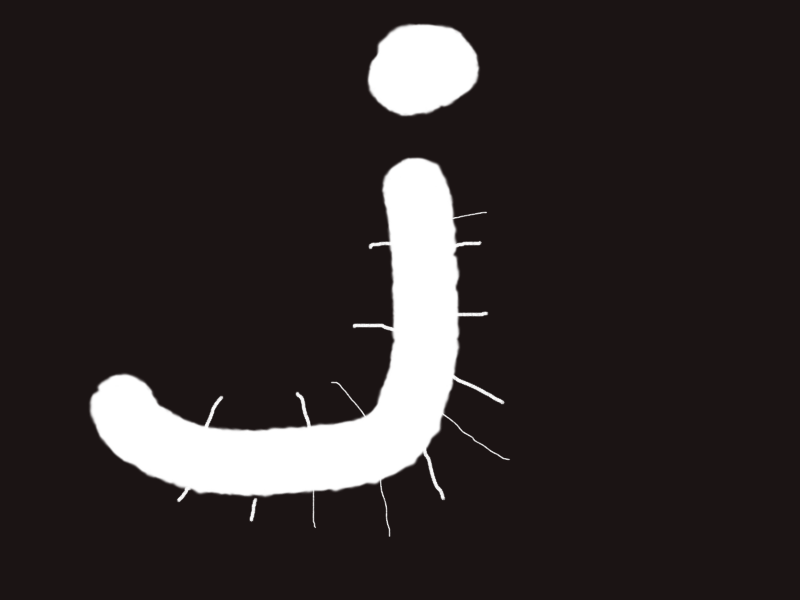
#> input picture erode.bmp, 800 x 600 px; the run also reads 1 picture not shown here
$ jupyter execute --allow-errors 9.Opencv_Morphing.ipynb   (shell and % lines are left out)
#> lines starting #> are read from the running program, lines starting #| are printed output that depends on the picture; after the words box and inside, x2 and y2 are one past the last pixel; in counts of white or black regions, pixels touching at a corner belong together
# 載入套件

[cell 1]
from google.colab.patches import cv2_imshow
from matplotlib import pyplot as plt
import cv2
import numpy as np
print(cv2.__version__)

# 矩陣的腐蝕運算

[cell 2]
img=np.zeros((5,5),np.uint8)
print(img)
img[1:4,1:4]=1
kernel = np.ones((3,1),np.uint8)
erosion = cv2.erode(img,kernel)
print("img=\n",img)
print("kernel=\n",kernel)
print("erosion=\n",erosion)

# 圖形的腐蝕運算

[cell 3]
o=cv2.imread("erode.bmp",cv2.IMREAD_UNCHANGED)
#> o is the input picture: shape (600, 800, 3); mean B, G, R 43.7, 43.7, 50
print(o.shape)
#| (600, 800, 3)
kernel = np.ones((10,10),np.uint8)
erosion = cv2.erode(o,kernel)
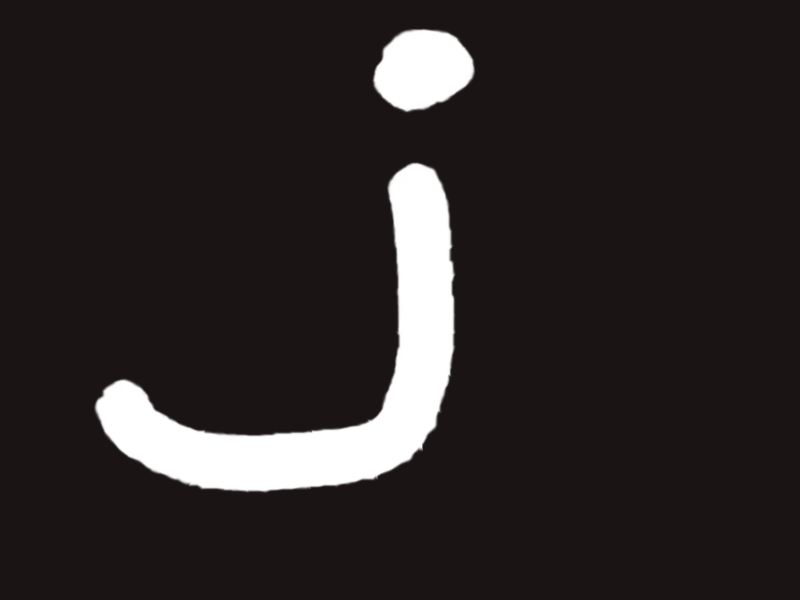
#> erosion: shape (600, 800, 3); mean B, G, R 38.8, 38.8, 45.2
cv2_imshow(o)
cv2_imshow(erosion)

# 圖形的膨脹運算

[cell 4]
o=cv2.imread("dilation.bmp",cv2.IMREAD_UNCHANGED)
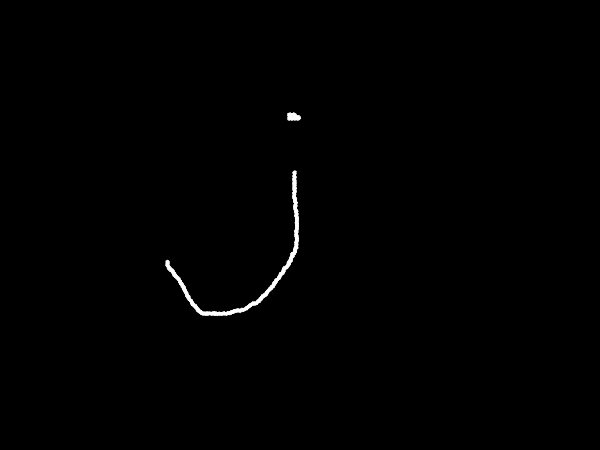
#> input picture dilation.bmp, 600 x 450 px
#> o is the input picture: shape (450, 600, 3); min 0, max 255, mean 1.2
kernel = np.ones((9,9),np.uint8)
dilation = cv2.dilate(o,kernel)
cv2_imshow(o)
cv2_imshow(dilation)

# 圖形的開運算

[cell 5]
img1=cv2.imread("opening.bmp")
img2=cv2.imread("opening2.bmp")
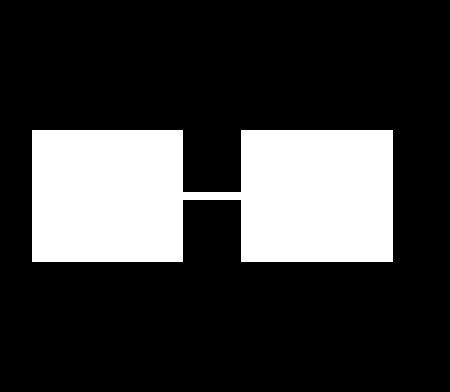
#> input picture opening2.bmp, 450 x 392 px
#> img2 is the input picture: shape (392, 450, 3); 22.9% white; 1 white region, box (x1, y1, x2, y2) and area: (32, 130, 393, 262) 40460
k=np.ones((10,10),np.uint8)
r1=cv2.morphologyEx(img1,cv2.MORPH_OPEN,k)
r2=cv2.morphologyEx(img2,cv2.MORPH_OPEN,k)
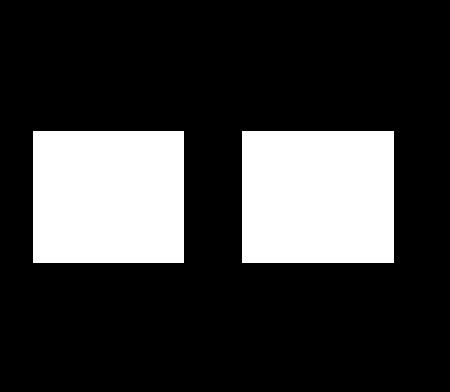
#> r2: shape (392, 450, 3); 22.7% white; 2 white regions, box (x1, y1, x2, y2) and area: (242, 131, 394, 263) 20064, (33, 131, 184, 263) 19932
cv2_imshow(img1)
cv2_imshow(r1)
cv2_imshow(img2)
cv2_imshow(r2)

# 圖形的閉運算

[cell 6]
img1=cv2.imread("closing.bmp")
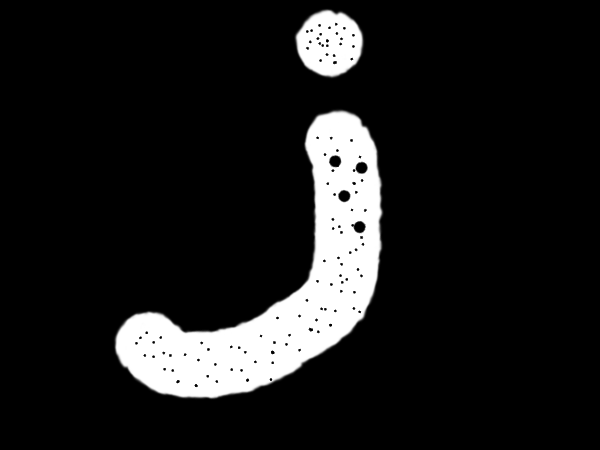
#> input picture closing.bmp, 600 x 450 px
#> img1 is the input picture: shape (450, 600, 3); min 0, max 255, mean 28.3
img2=cv2.imread("closing2.bmp")
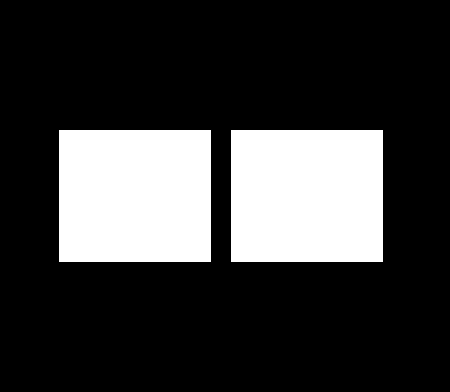
#> input picture closing2.bmp, 450 x 392 px
#> img2 is the input picture: shape (392, 450, 3); 22.7% white; 2 white regions, box (x1, y1, x2, y2) and area: (59, 130, 211, 262) 20064, (231, 130, 383, 262) 20064
k=np.ones((10,10),np.uint8)
r1=cv2.morphologyEx(img1,cv2.MORPH_CLOSE,k,iterations=3)
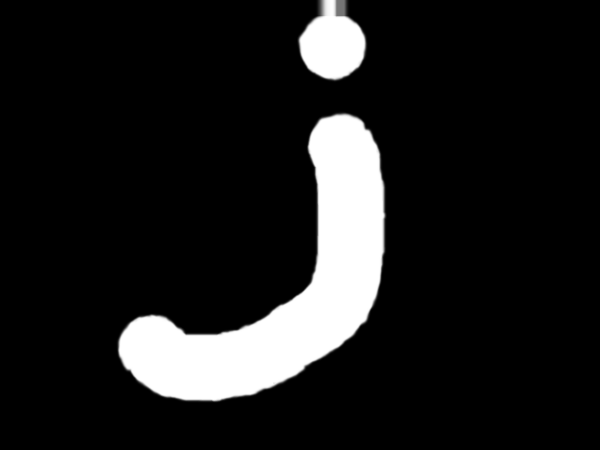
#> r1: shape (450, 600, 3); min 0, max 255, mean 29.6
r2=cv2.morphologyEx(img2,cv2.MORPH_CLOSE,k,iterations=3)
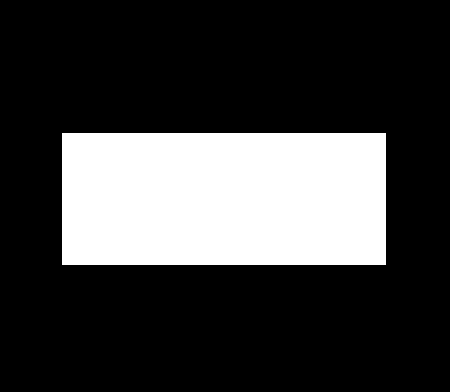
#> r2: shape (392, 450, 3); 24.2% white; 1 white region, box (x1, y1, x2, y2) and area: (62, 133, 386, 265) 42768

cv2_imshow(img1)
cv2_imshow(r1)
cv2_imshow(img2)
cv2_imshow(r2)
